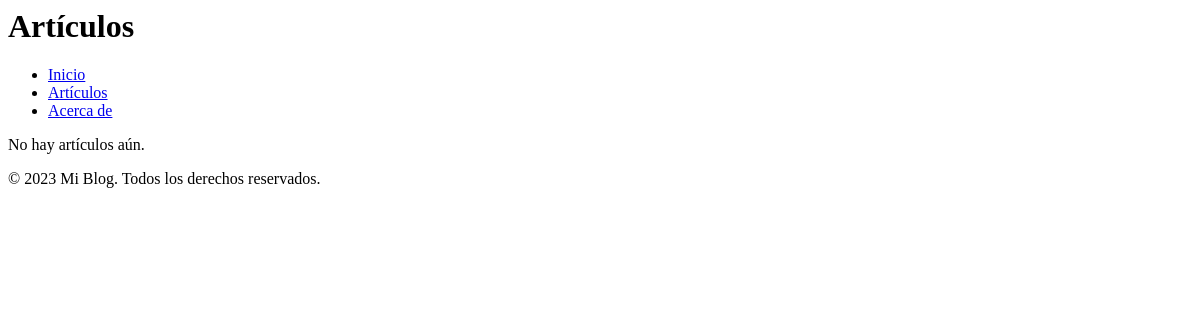
The app's page /lista_articulos/, older data.
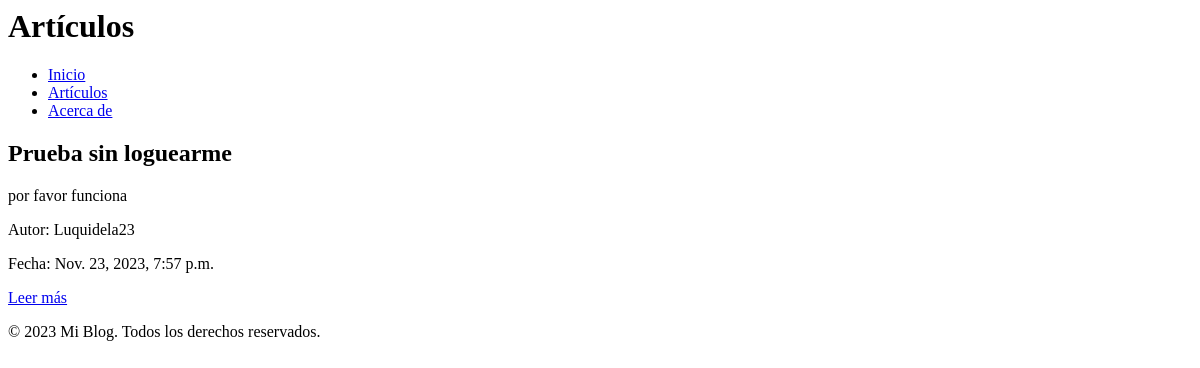
The same page, newer data.
### blog/models.py (models this page shows)
class Articulo(models.Model):
    titulo = models.CharField(max_length=200)
    subtitulo = models.CharField(max_length=200, blank=True, null=True)
    cuerpo = models.TextField()
    autor = models.ForeignKey(User, on_delete=models.CASCADE)
    fecha = models.DateTimeField(auto_now_add=True)

### blog/views.py (the view)
# urls.py: path('lista_articulos/', lista_articulos, name='lista_articulos'),
def lista_articulos(request):
    articulos = Articulo.objects.all()
    return render(request, 'blog/lista_articulos.html', {'articulos': articulos})

### blog/templates/blog/lista_articulos.html (shortened to what this page needs)
<html lang="es">
<head>
</head>
<body>
    <header>
        <h1>Artículos</h1>
    </header>
    <nav>
        <ul>
            <li><a href="{% url 'home' %}">Inicio</a></li>
            <li><a href="{% url 'lista_articulos' %}">Artículos</a></li>
            <li><a href="{% url 'about' %}">Acerca de</a></li>
        </ul>
    </nav>
    <section>
        {% if articulos %}
            {% for articulo in articulos %}
                <article>
                    <h2>{{ articulo.titulo }}</h2>
                    <p>{{ articulo.subtitulo }}</p>
                    <p>Autor: {{ articulo.autor.username }}</p>
                    <p>Fecha: {{ articulo.fecha }}</p>
                    <a href="{% url 'detalle_articulo' articulo_id=1 %}">Leer más</a>
                </article>
            {% endfor %}
        {% else %}
            <p>No hay artículos aún.</p>
        {% endif %}
    </section>
    <footer>
        <p>&copy; 2023 Mi Blog. Todos los derechos reservados.</p>
    </footer>
</body>
</html>

Row changes from the older to the newer data that the page shows:
added Articulo: titulo "Prueba sin loguearme", subtitulo "por favor funciona", autor.username "Luquidela23", fecha "Nov. 23, 2023, 7:57 p.m."
Text that changed along with them:
text no longer shown: "No hay artículos aún."
